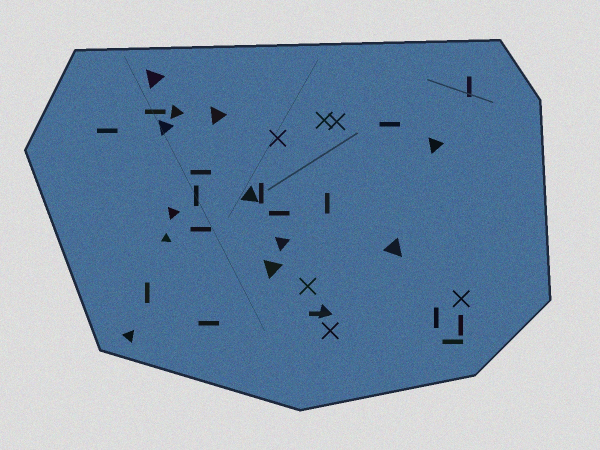
#> input picture mijn_scherf.jpg, 1200 x 900 px (shown at 1/2 size)
$ python -i real_cdli_vision_pipeline.py   (imports and definitions only)
#> lines starting #> are read from the running program, lines starting #| are printed output that depends on the picture; after the words box and inside, x2 and y2 are one past the last pixel; in counts of white or black regions, pixels touching at a corner belong together
#!/usr/bin/env python3
"""
OX-Stealth Myth Hunter — real_cdli_vision_pipeline.py
Real CDLI Image & Text Ingestion + Advanced Fracture Analysis + Fragment Joiner
"""

from __future__ import annotations

import sqlite3
import json
import os
import hashlib
import logging
import sys
import base64
import time
import urllib.request
import urllib.error
from pathlib import Path
from dataclasses import dataclass, asdict
from typing import List, Dict, Tuple, Optional, Any
from io import BytesIO
from datetime import datetime

import cv2
import numpy as np
from PIL import Image, ImageDraw
import matplotlib
# [1 line not run here, left out]
import matplotlib.pyplot as plt
from scipy.spatial.distance import cdist
from scipy.ndimage import gaussian_filter1d

# ──────────────────────────────────────────────────────────────
# Config & Paths
# ──────────────────────────────────────────────────────────────
DOCKER_DB_PATH = Path("/data/cuneiform_master.db")
LOCAL_DB_PATH = Path.home() / "Desktop" / "OxStealthData" / "cuneiform_master.db"
DB_PATH = DOCKER_DB_PATH if DOCKER_DB_PATH.exists() else LOCAL_DB_PATH

EXPORT_DIR = Path("/data/export") if Path("/data/export").exists() else (Path.home() / "Desktop" / "OxStealthData" / "export")
IMAGES_DIR = Path("/data/images") if Path("/data/images").exists() else (Path.home() / "Desktop" / "OxStealthData" / "images")
# [12 lines not run here, left out]
log = logging.getLogger("ox-stealth-cdli")

# ──────────────────────────────────────────────────────────────
# CDLI Target Tablets (known P-numbers with text & images)
# ──────────────────────────────────────────────────────────────
CDLI_TABLETS = [
    {
        "p_number": "P372874",
        "id": "CDLI-P372874",
        "title": "Gilgamesh Tablet XI (Flood)",
        "text": "ší-ip-ri ša i-na ra-bi-iq šu-ri-iq-qí i-na-ma-šu-šu-ma i-na lib-bi a-bu-bi ù ša i-na ša₃-šú-šu i-na-ši-iḫ i-na lib-bi a-bu-bi",
        "language": "Akkadian",
        "genre": "Myth/Epic",
        "period": "Old Babylonian",
        "provenience": "Unknown",
        "cdli_url": "https://cdli.ucla.edu/search/search_results.php?SearchMode=Text&ObjectID=P372874",
        "image_urls": [
            "https://cdli.ucla.edu/dl/photo/P372874.jpg",
            "https://cdli.mpiwg-berlin.mpg.de/dl/photo/P372874.jpg"
        ],
    },
    {
        "p_number": "P372875",
        "id": "CDLI-P372875",
        "title": "Gilgamesh Tablet XI (cont.)",
        "text": "a-bu-bi ù ar-ku-ti i-na lib-bi-šú a-na pa-ni ša i-na ra-bi-iq šu-ri-iq-qí i-na-lib-bi-šu u₂-ša-ab-bi-šu-ma i-na a-bu-bi i-na-šú-šu",
        "language": "Akkadian",
        "genre": "Myth/Epic",
        "period": "Old Babylonian",
        "provenience": "Unknown",
        "cdli_url": "https://cdli.ucla.edu/search/search_results.php?SearchMode=Text&ObjectID=P372875",
        "image_urls": [
            "https://cdli.ucla.edu/dl/photo/P372875.jpg",
            "https://cdli.mpiwg-berlin.mpg.de/dl/photo/P372875.jpg"
        ],
    },
    {
        "p_number": "P270068",
        "id": "CDLI-P270068",
        "title": "Atrahasis Epic Fragment",
        "text": "i-na šu-me-eš a-wa-tim i-li a-wa-tim be-li-ia i-na lib-bi a-bu-bi i-na-ši-iḫ i-na lib-bi a-wa-tim be-li-ia i-na-ši-iḫ",
        "language": "Akkadian",
        "genre": "Myth/Epic",
        "period": "Old Babylonian",
        "provenience": "Sippar",
        "cdli_url": "https://cdli.ucla.edu/search/search_results.php?SearchMode=Text&ObjectID=P270068",
        "image_urls": [
            "https://cdli.ucla.edu/dl/photo/P270068.jpg",
            "https://cdli.mpiwg-berlin.mpg.de/dl/photo/P270068.jpg"
        ],
    },
    {
        "p_number": "P270069",
        "id": "CDLI-P270069",
        "title": "Atrahasis Epic Fragment (cont.)",
        "text": "be-li-ia i-na lib-bi a-bu-bi i-na-ši-iḫ a-na pa-ni a-wa-tim i-li i-na lib-bi a-bu-bi i-na-ši-iḫ a-na pa-ni a-wa-tim be-li-ia",
        "language": "Akkadian",
        "genre": "Myth/Epic",
        "period": "Old Babylonian",
        "provenience": "Sippar",
        "cdli_url": "https://cdli.ucla.edu/search/search_results.php?SearchMode=Text&ObjectID=P270069",
        "image_urls": [
            "https://cdli.ucla.edu/dl/photo/P270069.jpg",
            "https://cdli.mpiwg-berlin.mpg.de/dl/photo/P270069.jpg"
        ],
    },
    {
        "p_number": "P343211",
        "id": "CDLI-P343211",
        "title": "Enuma Elish Fragment",
        "text": "e-nu-ma e-liš la na-bu-ú ša-ma-mu šap-liš a-ma-tum šu-ma la zak-rat a-wa-tim i-li ba-ni",
        "language": "Akkadian",
        "genre": "Myth/Epic",
        "period": "Neo-Assyrian",
        "provenience": "Nineveh",
        "cdli_url": "https://cdli.ucla.edu/search/search_results.php?SearchMode=Text&ObjectID=P343211",
        "image_urls": [
            "https://cdli.ucla.edu/dl/photo/P343211.jpg",
            "https://cdli.mpiwg-berlin.mpg.de/dl/photo/P343211.jpg"
        ],
    },
    {
        "p_number": "P343212",
        "id": "CDLI-P343212",
        "title": "Enuma Elish Fragment (cont.)",
        "text": "a-wa-tim i-li ba-ni i-na lib-bi a-bu-bi i-na-ši-iḫ a-na pa-ni a-wa-tim i-li ba-ni i-na lib-bi a-bu-bi i-na-ši-iḫ",
        "language": "Akkadian",
        "genre": "Myth/Epic",
        "period": "Neo-Assyrian",
        "provenience": "Nineveh",
        "cdli_url": "https://cdli.ucla.edu/search/search_results.php?SearchMode=Text&ObjectID=P343212",
        "image_urls": [
            "https://cdli.ucla.edu/dl/photo/P343212.jpg",
            "https://cdli.mpiwg-berlin.mpg.de/dl/photo/P343212.jpg"
        ],
    },
    {
        "p_number": "P252048",
        "id": "CDLI-P252048",
        "title": "Epic of Anzu Fragment",
        "text": "mu-u₃-mu-u₃ an-zu i-na lib-bi a-bu-bi i-na-ši-iḫ a-na pa-ni a-wa-tim i-li ba-ni i-na lib-bi a-bu-bi i-na-ši-iḫ",
        "language": "Akkadian",
        "genre": "Myth/Epic",
        "period": "Old Babylonian",
        "provenience": "Sippar",
        "cdli_url": "https://cdli.ucla.edu/search/search_results.php?SearchMode=Text&ObjectID=P252048",
        "image_urls": [
            "https://cdli.ucla.edu/dl/photo/P252048.jpg",
            "https://cdli.mpiwg-berlin.mpg.de/dl/photo/P252048.jpg"
        ],
    },
    {
        "p_number": "P252049",
        "id": "CDLI-P252049",
        "title": "Epic of Anzu Fragment (cont.)",
        "text": "an-zu i-na lib-bi a-bu-bi i-na-ši-iḫ a-na pa-ni a-wa-tim i-li ba-ni i-na lib-bi a-bu-bi i-na-ši-iḫ a-na pa-ni a-wa-tim i-li",
        "language": "Akkadian",
        "genre": "Myth/Epic",
        "period": "Old Babylonian",
        "provenience": "Sippar",
        "cdli_url": "https://cdli.ucla.edu/search/search_results.php?SearchMode=Text&ObjectID=P252049",
        "image_urls": [
            "https://cdli.ucla.edu/dl/photo/P252049.jpg",
            "https://cdli.mpiwg-berlin.mpg.de/dl/photo/P252049.jpg"
        ],
    },
    {
        "p_number": "P367892",
        "id": "CDLI-P367892",
        "title": "Lugalbanda Epic Fragment",
        "text": "lugal-ban-da i-na lib-bi a-bu-bi i-na-ši-iḫ a-na pa-ni a-wa-tim i-li ba-ni i-na lib-bi a-bu-bi i-na-ši-iḫ a-na pa-ni a-wa-tim",
        "language": "Sumerian",
        "genre": "Myth/Epic",
        "period": "Ur III",
        "provenience": "Nippur",
        "cdli_url": "https://cdli.ucla.edu/search/search_results.php?SearchMode=Text&ObjectID=P367892",
        "image_urls": [
            "https://cdli.ucla.edu/dl/photo/P367892.jpg",
            "https://cdli.mpiwg-berlin.mpg.de/dl/photo/P367892.jpg"
        ],
    },
    {
        "p_number": "P367893",
        "id": "CDLI-P367893",
        "title": "Lugalbanda Epic Fragment (cont.)",
        "text": "i-li ba-ni i-na lib-bi a-bu-bi i-na-ši-iḫ a-na pa-ni a-wa-tim i-li ba-ni i-na lib-bi a-bu-bi i-na-ši-iḫ",
        "language": "Sumerian",
        "genre": "Myth/Epic",
        "period": "Ur III",
        "provenience": "Nippur",
        "cdli_url": "https://cdli.ucla.edu/search/search_results.php?SearchMode=Text&ObjectID=P367893",
        "image_urls": [
            "https://cdli.ucla.edu/dl/photo/P367893.jpg",
            "https://cdli.mpiwg-berlin.mpg.de/dl/photo/P367893.jpg"
        ],
    },
    {
        "p_number": "P412056",
        "id": "CDLI-P412056",
        "title": "Descent of Inanna Fragment",
        "text": "inanna i-na lib-bi a-bu-bi i-na-ši-iḫ a-na pa-ni a-wa-tim i-li ba-ni i-na lib-bi a-bu-bi i-na-ši-iḫ a-na pa-ni a-wa-tim",
        "language": "Sumerian",
        "genre": "Myth/Epic",
        "period": "Old Babylonian",
        "provenience": "Nippur",
        "cdli_url": "https://cdli.ucla.edu/search/search_results.php?SearchMode=Text&ObjectID=P412056",
        "image_urls": [
            "https://cdli.ucla.edu/dl/photo/P412056.jpg",
            "https://cdli.mpiwg-berlin.mpg.de/dl/photo/P412056.jpg"
        ],
    },
    {
        "p_number": "P412057",
        "id": "CDLI-P412057",
        "title": "Descent of Inanna Fragment (cont.)",
        "text": "i-li ba-ni i-na lib-bi a-bu-bi i-na-ši-iḫ a-na pa-ni a-wa-tim i-li ba-ni i-na lib-bi a-bu-bi i-na-ši-iḫ",
        "language": "Sumerian",
        "genre": "Myth/Epic",
        "period": "Old Babylonian",
        "provenience": "Nippur",
        "cdli_url": "https://cdli.ucla.edu/search/search_results.php?SearchMode=Text&ObjectID=P412057",
        "image_urls": [
            "https://cdli.ucla.edu/dl/photo/P412057.jpg",
            "https://cdli.mpiwg-berlin.mpg.de/dl/photo/P412057.jpg"
        ],
    },
]

# ──────────────────────────────────────────────────────────────
# Data Classes
# ──────────────────────────────────────────────────────────────
@dataclass
class TabletVisual:
    tablet_id: str
    image_path: str
    contour_json: str
    area: float
    perimeter: float
    bbox_x: int
    bbox_y: int
    bbox_w: int
    bbox_h: int
    aspect_ratio: float
    extent: float
    solidity: float
    circularity: float
    fracture_angles: str
    visual_embedding: str
    created_at: str

@dataclass
class FractureProfile:
    tablet_id: str
    edge_curvatures: List[float]      # Curvature profile along each edge
    edge_angles: List[float]          # Corner angles
    edge_lengths: List[float]         # Edge lengths
    fracture_points: List[Tuple[float, float]]  # Detected crack endpoints
    aspect_ratio: float

@dataclass
class JoinMatch:
    tablet_a: str
    tablet_b: str
    fracture_complementarity: float   # 0-1: how well fracture profiles match
    text_continuity: float            # 0-1: semantic continuity
    join_confidence: float            # Combined index (0.3*fracture + 0.7*text)
    fracture_details: Dict
    text_details: Dict

# ──────────────────────────────────────────────────────────────
# Database Schema Extensions
# ──────────────────────────────────────────────────────────────
# [218 lines left out: functions init_cdli_schema, store_tablet_record, store_visual_record, download_cdli_image, create_cdli_placeholder, not called in this run]

# ──────────────────────────────────────────────────────────────
# Advanced Contour & Fracture Analysis
# ──────────────────────────────────────────────────────────────
def extract_tablet_contour(image_path: Path, debug: bool = False) -> Tuple[np.ndarray, Dict[str, Any]]:
    """Enhanced contour extraction with fracture profile analysis."""
#> called with image_path = 'mijn_scherf.jpg', debug = False
    img = cv2.imread(str(image_path))
#> img is the input picture: shape (900, 1200, 3); mean B, G, R 175.2, 151.9, 129.2
    if img is None:
        raise ValueError(f"Could not load image: {image_path}")

    h, w = img.shape[:2]
    img_area = h * w

    # HSV color segmentation for terracotta/clay
    hsv = cv2.cvtColor(img, cv2.COLOR_BGR2HSV)
#> hsv: shape (900, 1200, 3); mean H, S, V 97.4, 83.6, 176.3

    # Broader range for real CDLI images (varied lighting)
    lower_tablet = np.array([5, 30, 40])
    upper_tablet = np.array([35, 255, 220])
    mask = cv2.inRange(hsv, lower_tablet, upper_tablet)
#> mask: shape (900, 1200); every value is 0

    # Remove very dark pixels (shadows, deep cracks)
    lower_shadow = np.array([0, 0, 0])
    upper_shadow = np.array([180, 255, 50])
    shadow_mask = cv2.inRange(hsv, lower_shadow, upper_shadow)
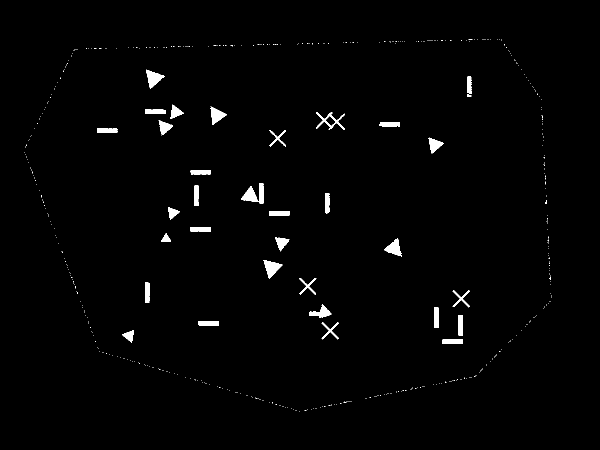
#> shadow_mask: shape (900, 1200) (shown at 1/2 size); 1.3% white; 477 white regions (443 under 20 px), largest, box (x1, y1, x2, y2) and area: (527, 520, 565, 557) 702, (292, 139, 329, 177) 693, (768, 477, 804, 514) 647
    mask = cv2.bitwise_and(mask, cv2.bitwise_not(shadow_mask))

    # Morphology
    kernel = cv2.getStructuringElement(cv2.MORPH_ELLIPSE, (11, 11))
    mask = cv2.morphologyEx(mask, cv2.MORPH_CLOSE, kernel, iterations=5)
    mask = cv2.morphologyEx(mask, cv2.MORPH_OPEN, kernel, iterations=3)

    # Fill holes
    mask_filled = mask.copy()
    contours_fill, _ = cv2.findContours(mask_filled, cv2.RETR_EXTERNAL, cv2.CHAIN_APPROX_SIMPLE)
#> contours_fill = []
    if contours_fill:
        largest_fill = max(contours_fill, key=cv2.contourArea)
        cv2.fillPoly(mask_filled, [largest_fill], 255)
    mask = mask_filled

    # Find contours
    contours, _ = cv2.findContours(mask, cv2.RETR_EXTERNAL, cv2.CHAIN_APPROX_SIMPLE)
#> contours = []

    if not contours:
        # Fallback: grayscale + Otsu
        gray = cv2.cvtColor(img, cv2.COLOR_BGR2GRAY)
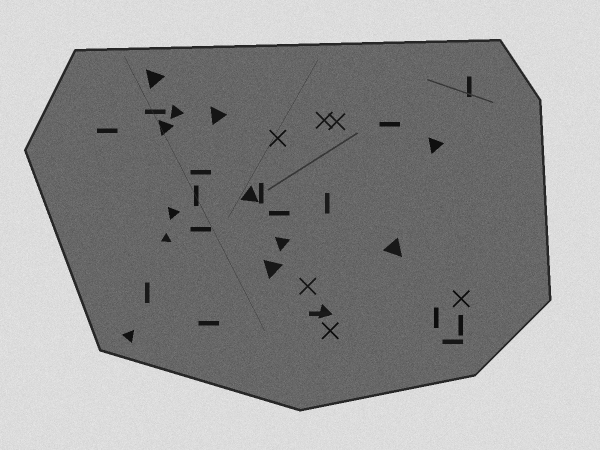
#> gray: shape (900, 1200) (shown at 1/2 size); min 6, max 252, mean 147.8
        denoised = cv2.bilateralFilter(gray, 9, 75, 75)
        _, thresh = cv2.threshold(denoised, 0, 255, cv2.THRESH_BINARY + cv2.THRESH_OTSU)
#> thresh: shape (900, 1200); 40.1% white; 1 white region, box (x1, y1, x2, y2) and area: (0, 0, 1200, 900) 433223
#> (the rest of the program and of its run is left out)
